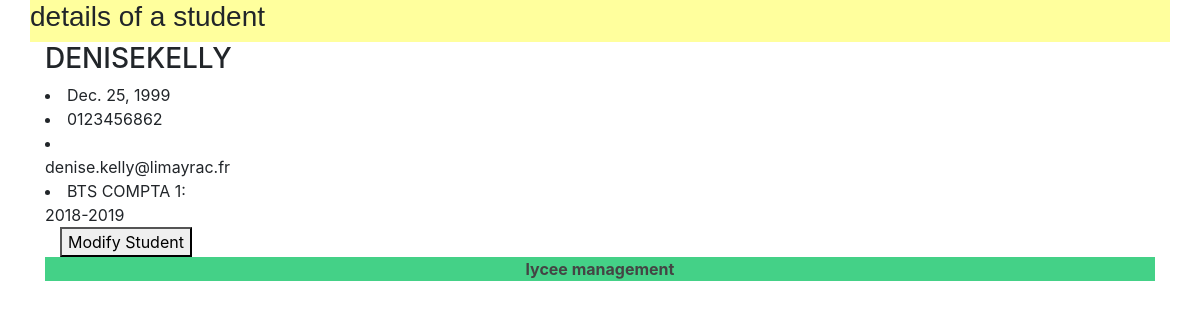
The app's page /lycee/student/78 with its own data.
### lycee/models.py (models this page shows, shortened)
class Student(models.Model):
 first_name = models.CharField(
    verbose_name="Prenom :",
    max_length=50,
    blank=False,
    null=False
  )
 birth_date = models.DateField(
    verbose_name="Date of birth :",
    blank=False,
    null=False,
    default=''
  )
 last_name = models.CharField(
    verbose_name="Last Name :",
    max_length=50,
    blank=False,
    null=False,
    default='???',
    help_text='nom de famille de l etudiant'
  )
 phone_number = models.CharField(
    verbose_name="Phone number :",
    max_length=10,
    blank=True,
    null=False,
    default='0123456789',
    help_text='numero de telephone'
  )
 email = models.CharField(
   verbose_name="Email :",
    max_length=255,
    blank=False,
    null=False,
    default='???@???.com',
    help_text='Courriel'
  )
 comments = models.CharField(
    verbose_name="Comments :",
    max_length=255,
    blank=True,
    null=False,
    default='',
    help_text='Commentaires :'
  )
 cursus = models.ForeignKey(
    Cursus,
    on_delete=models.CASCADE,
    null=True
  )

class Cursus(models.Model):
 name = models.CharField(
    verbose_name="Cursus Name :",
    max_length=50,
    blank=False,
    null=True,
    default='aucun',
    help_text='Nom du cursus :'
  )
 year_from_bac = models.SmallIntegerField(
    verbose_name="Year from BAC :",
    blank=False,
    null=True,
    default=0,
    help_text='Annee depuis le bac :'
  )
 scholar_year = models.CharField(
    verbose_name="Scholar year :",
    max_length=9,
    blank=False,
    default='0000-0001',
    null=True,
    help_text='Annee scolaire :'
  )
 def __str__(self):
    return '{} {}: {}'.format(self.name,self.year_from_bac,self.scholar_year)

### lycee/views.py (the view)
# urls.py: path('lycee/student/<int:student_id>', views.detail_student, name='detail_student'),
def detail_student(request, student_id):
  result_list = Student.objects.get(pk=student_id)
  context = {'liste' : result_list}
  return render( request , 'lycee/student/detail_student.html', context)

### lycee/templates/lycee/student/detail_student.html (shortened to what this page needs)
{% extends 'master.html' %}
{% load static %}
{% if liste %}
  {% block title %}
    details of a student
  {% endblock%}
  {% block content %}
    <div class="container">
        <div class='row'>
          <div class='col-sm-2'>
           <h3>{{liste.first_name}}{{liste.last_name}}</h3>
           <li>{{liste.birth_date}}</li>
           <li>{{liste.phone_number}}</li>
           <li>{{liste.email|lower}}</li>
           <li>{{liste.cursus}}</li>
          </div>
        </div>
      <div class="container">
        <a href="/lycee/student/edit/{{liste.id}}">
          <button classe="green" type="submit"> Modify Student</button>
        </a>
      </div>
  {% endblock %}
{% else %}
  <p>No student to show</p>
{% endif %}

### lycee/static/lycee/style.css (style rules this page uses)
a { color : #444444; }
html { position: relative; min-height: 100%; }

### records on screen
Student: first_name "DENISE", last_name "KELLY", birth_date "Dec. 25, 1999", phone_number "0123456862", email "denise.kelly@limayrac.fr", cursus "BTS COMPTA 1: 2018-2019"
